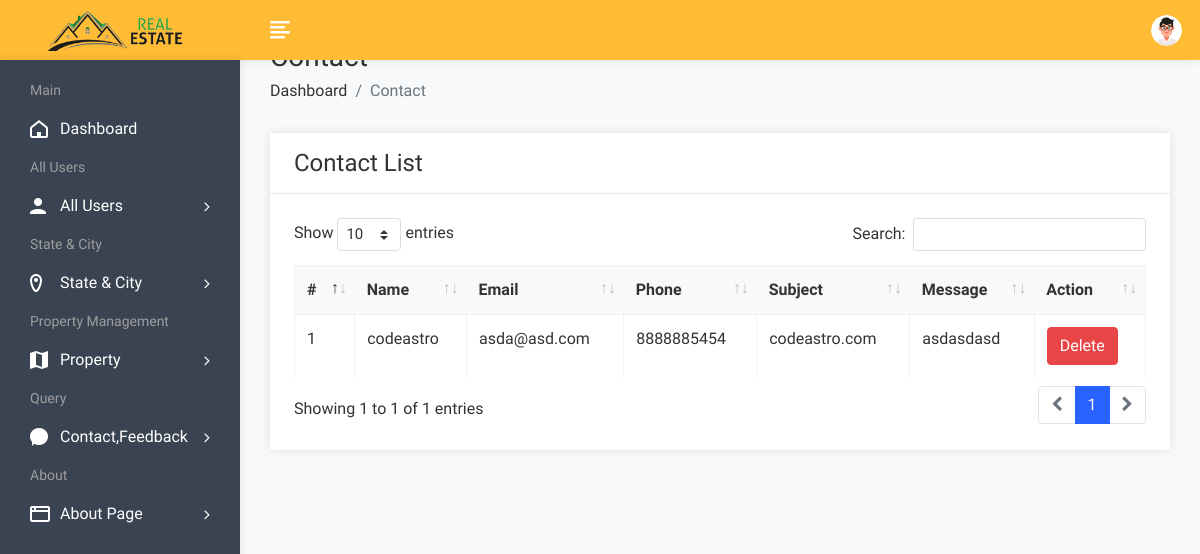
The page /admin/contactview.php (signed in) on the database as committed earlier.
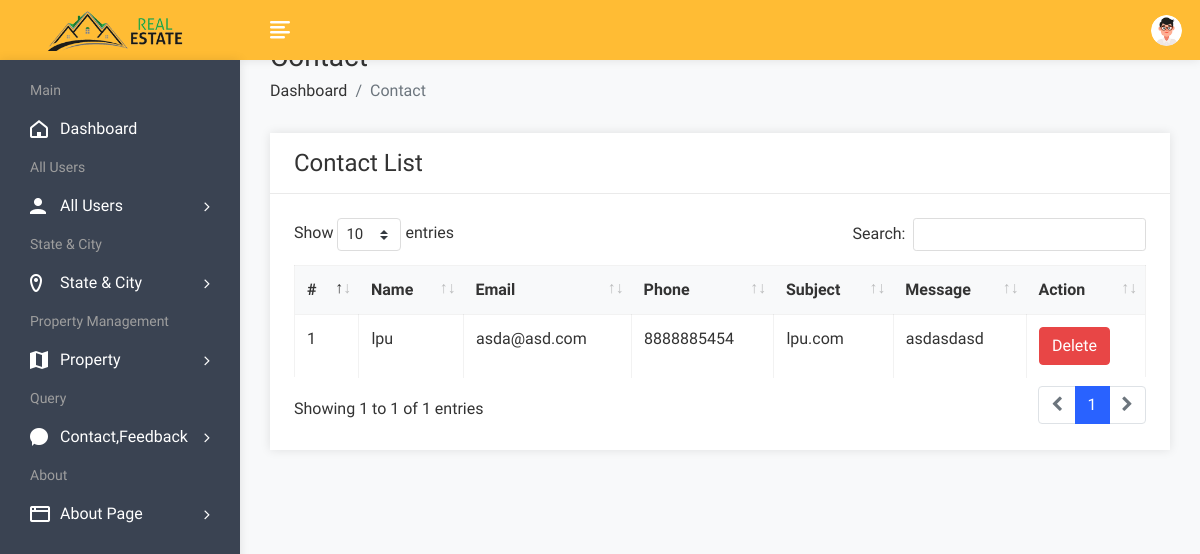
The same page on the database as committed later.
### tables this page shows
CREATE TABLE `contact` (
  `cid` int(50) NOT NULL,
  `name` varchar(100) NOT NULL,
  `email` varchar(100) NOT NULL,
  `phone` varchar(20) NOT NULL,
  `subject` varchar(100) NOT NULL,
  `message` varchar(250) NOT NULL
);

### admin/contactview.php (the view, shortened to what this page needs)
<!DOCTYPE html>
<html lang="en">
<head>
        <link rel="stylesheet" href="assets/css/bootstrap.min.css">
        <link rel="stylesheet" href="assets/css/font-awesome.min.css">
        <link rel="stylesheet" href="assets/css/feathericon.min.css">
		<link rel="stylesheet" href="assets/plugins/datatables/dataTables.bootstrap4.min.css">
		<link rel="stylesheet" href="assets/plugins/datatables/responsive.bootstrap4.min.css">
		<link rel="stylesheet" href="assets/plugins/datatables/select.bootstrap4.min.css">
		<link rel="stylesheet" href="assets/plugins/datatables/buttons.bootstrap4.min.css">
        <link rel="stylesheet" href="assets/css/style.css">
    </head>
    <body>
				<?php include("header.php"); ?>
            <div class="page-wrapper">
                <div class="content container-fluid">
					<div class="page-header">
						<div class="row">
							<div class="col">
								<h3 class="page-title">Contact</h3>
								<ul class="breadcrumb">
									<li class="breadcrumb-item"><a href="dashboard.php">Dashboard</a></li>
									<li class="breadcrumb-item active">Contact</li>
								</ul>
							</div>
						</div>
					</div>
					<div class="row">
						<div class="col-sm-12">
							<div class="card">
								<div class="card-header">
									<h4 class="card-title">Contact List</h4>
								</div>
								<div class="card-body">
									<table id="basic-datatable" class="table table-bordered table-hover">
                                            <thead>
                                                <tr>
                                                    <th>#</th>
                                                    <th>Name</th>
                                                    <th>Email</th>
                                                    <th>Phone</th>
													<th>Subject</th>
                                                    <th>Message</th>
                                                    <th>Action</th>
                                                </tr>
                                            </thead>
                                            <tbody>
											<?php
												$query=mysqli_query($con,"select * from contact");
												$cnt=1;
												while($row=mysqli_fetch_row($query))
													{
											?>
                                                <tr>
                                                    <td><?php echo $cnt; ?></td>
                                                    <td><?php echo $row['1']; ?></td>
                                                    <td><?php echo $row['2']; ?></td>
                                                    <td><?php echo $row['3']; ?></td>
                                                    <td><?php echo $row['4']; ?></td>
													<td><?php echo $row['5']; ?></td>
                                                    <td><a href="contactdelete.php?id=<?php echo $row['0']; ?>"><button class="btn btn-danger">Delete</button></a></td>
                                                </tr>
                                                <?php
												$cnt=$cnt+1;
												}
												?>
                                            </tbody>
                                        </table>
								</div>
							</div>
						</div>
					</div>
				</div>
			</div>
    </body>
</html>

Rows that differ between the two databases and show on the page:
changed contact "asda@asd.com": name "codeastro" → "lpu"; subject "codeastro.com" → "lpu.com"
